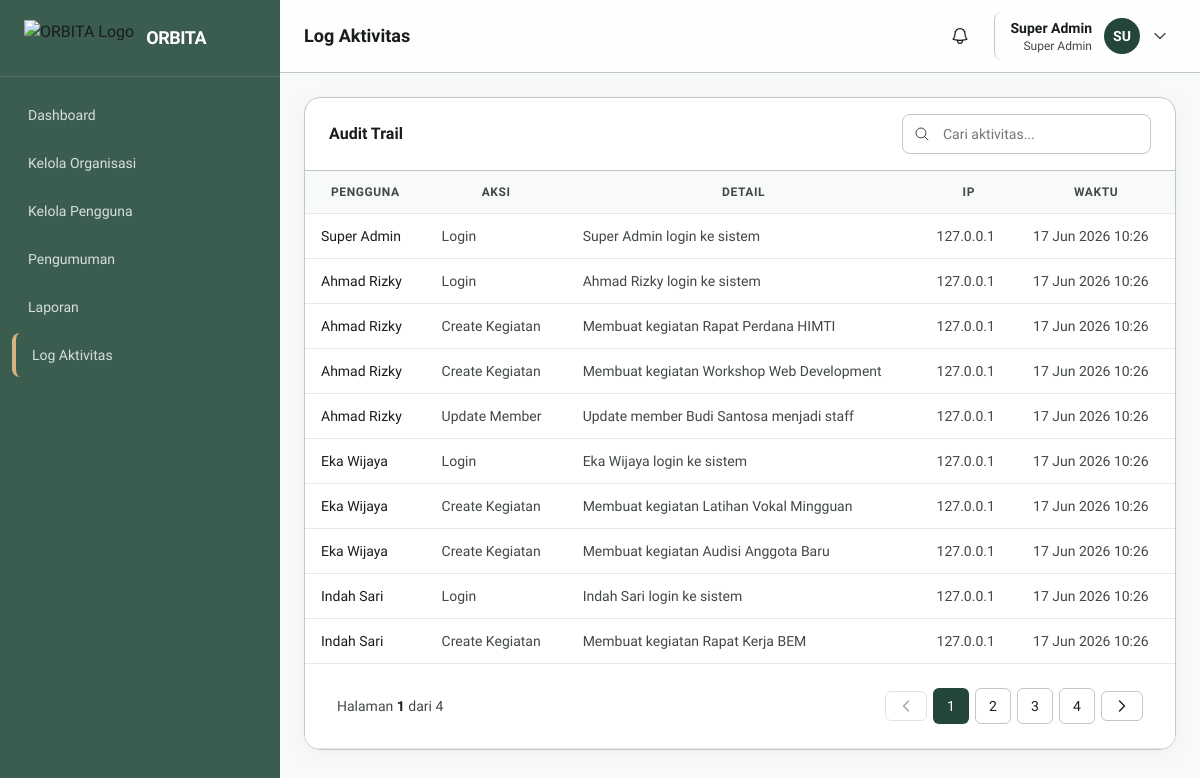
/pages/log/index.php (signed in), run on the app's committed database.
### tables this page shows
CREATE TABLE activity_log (
    id INT AUTO_INCREMENT PRIMARY KEY,
    user_id INT DEFAULT NULL,
    aksi VARCHAR(100) NOT NULL,
    detail TEXT,
    ip_address VARCHAR(45),
    user_agent TEXT,
    created_at DATETIME DEFAULT CURRENT_TIMESTAMP
);

CREATE TABLE users (
    id INT AUTO_INCREMENT PRIMARY KEY,
    nama VARCHAR(100) NOT NULL,
    email VARCHAR(100) NOT NULL UNIQUE,
    nim VARCHAR(20) NOT NULL UNIQUE,
    password VARCHAR(255) NOT NULL,
    role_id INT NOT NULL DEFAULT 3,
    no_hp VARCHAR(20),
    jurusan VARCHAR(100),
    angkatan VARCHAR(4),
    foto_profile VARCHAR(255) DEFAULT NULL,
    status ENUM('aktif', 'nonaktif', 'menunggu') DEFAULT 'aktif',
    reset_token VARCHAR(64) DEFAULT NULL,
    reset_expires DATETIME DEFAULT NULL,
    deleted_at DATETIME DEFAULT NULL,
    created_at DATETIME DEFAULT CURRENT_TIMESTAMP,
    updated_at DATETIME DEFAULT CURRENT_TIMESTAMP ON UPDATE CURRENT_TIMESTAMP,
    FOREIGN KEY (role_id) REFERENCES roles(id) ON DELETE CASCADE
);

### components/tables/log.php (the view, shortened to what this page needs)
<?php
foreach ($list as $log):
?>
<tr>
    <td class="text-sm font-medium text-on-surface"><?= e($log['nama'] ?? 'Sistem') ?></td>
    <td class="text-sm text-on-surface-variant"><?= e($log['aksi']) ?></td>
    <td class="text-sm text-on-surface-variant"><?= e($log['detail'] ?? '-') ?></td>
    <td class="text-sm text-on-surface-variant"><?= e($log['ip_address'] ?? '-') ?></td>
    <td class="text-sm text-on-surface-variant"><?= e(date('d M Y H:i', strtotime($log['created_at']))) ?></td>
</tr>
<?php endforeach; ?>
<?php if (!empty($list)): ?>
<tr><td colspan="5" class="bg-white border-t border-outline-variant"><?= renderPagination($p) ?></td></tr>
<?php endif; ?>

### assets/css/custom.css (style rules this page uses)
.data-table td, .data-table th { padding: 12px 16px; border-bottom: 1px solid #e7e8e9; }

### components/head.php (style rules this page uses)
body { font-family: 'Plus Jakarta Sans', sans-serif; background-color: #f8f9fa; }

### data on the page
activity_log: user.nama "Super Admin", aksi "Login", detail "Super Admin login ke sistem", ip_address "127.0.0.1", created_at "17 Jun 2026 10:26"
activity_log: user.nama "Ahmad Rizky", aksi "Login", detail "Ahmad Rizky login ke sistem", ip_address "127.0.0.1", created_at "17 Jun 2026 10:26"
activity_log: user.nama "Ahmad Rizky", aksi "Create Kegiatan", detail "Membuat kegiatan Rapat Perdana HIMTI", ip_address "127.0.0.1", created_at "17 Jun 2026 10:26"
activity_log: user.nama "Ahmad Rizky", aksi "Create Kegiatan", detail "Membuat kegiatan Workshop Web Development", ip_address "127.0.0.1", created_at "17 Jun 2026 10:26"
activity_log: user.nama "Ahmad Rizky", aksi "Update Member", detail "Update member Budi Santosa menjadi staff", ip_address "127.0.0.1", created_at "17 Jun 2026 10:26"
activity_log: user.nama "Eka Wijaya", aksi "Login", detail "Eka Wijaya login ke sistem", ip_address "127.0.0.1", created_at "17 Jun 2026 10:26"
activity_log: user.nama "Eka Wijaya", aksi "Create Kegiatan", detail "Membuat kegiatan Latihan Vokal Mingguan", ip_address "127.0.0.1", created_at "17 Jun 2026 10:26"
activity_log: user.nama "Eka Wijaya", aksi "Create Kegiatan", detail "Membuat kegiatan Audisi Anggota Baru", ip_address "127.0.0.1", created_at "17 Jun 2026 10:26"
activity_log: user.nama "Indah Sari", aksi "Login", detail "Indah Sari login ke sistem", ip_address "127.0.0.1", created_at "17 Jun 2026 10:26"
activity_log: user.nama "Indah Sari", aksi "Create Kegiatan", detail "Membuat kegiatan Rapat Kerja BEM", ip_address "127.0.0.1", created_at "17 Jun 2026 10:26"

### other printed values
$item['label'] "Dashboard"
$item['label'] "Kelola Organisasi"
$item['label'] "Kelola Pengguna"
$item['label'] "Pengumuman"
$item['label'] "Laporan"
$item['label'] "Log Aktivitas"
$page_title "Log Aktivitas"
$_SESSION['nama'] "Super Admin"
$_SESSION['role'] "Super Admin"
substr($_SESSION['nama'] ?? 'U', 0, 2) "SU"
$page "1"
$totalPages "4"
